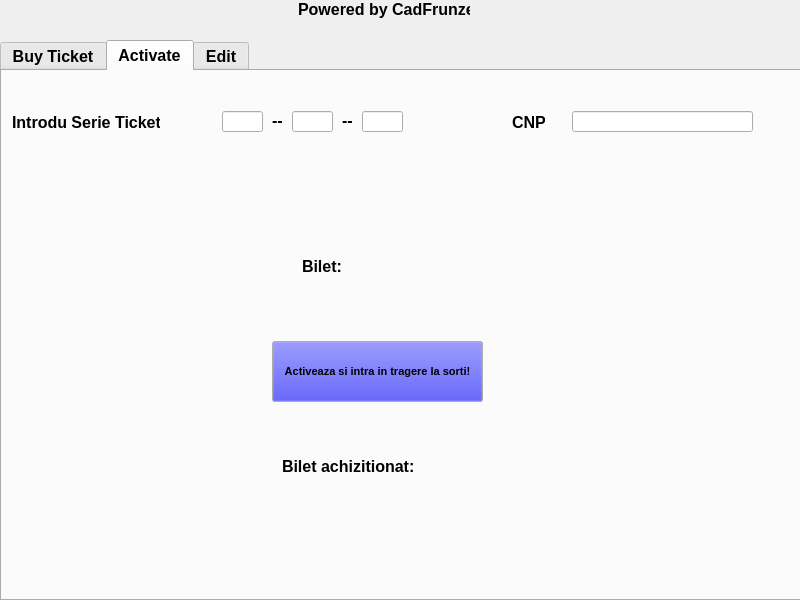
<?xml version="1.0" encoding="UTF-8"?>
<ui version="4.0">
 <author>Cadfrunze</author>
 <class>MainWindow</class>
 <widget class="QMainWindow" name="MainWindow">
  <property name="geometry">
   <rect>
    <x>0</x>
    <y>0</y>
    <width>800</width>
    <height>600</height>
   </rect>
  </property>
  <property name="sizePolicy">
   <sizepolicy hsizetype="Fixed" vsizetype="Fixed">
    <horstretch>0</horstretch>
    <verstretch>0</verstretch>
   </sizepolicy>
  </property>
  <property name="minimumSize">
   <size>
    <width>800</width>
    <height>600</height>
   </size>
  </property>
  <property name="maximumSize">
   <size>
    <width>800</width>
    <height>600</height>
   </size>
  </property>
  <property name="sizeIncrement">
   <size>
    <width>800</width>
    <height>600</height>
   </size>
  </property>
  <property name="baseSize">
   <size>
    <width>800</width>
    <height>600</height>
   </size>
  </property>
  <property name="windowTitle">
   <string>MainWindow</string>
  </property>
  <widget class="QWidget" name="centralwidget">
   <widget class="QLabel" name="label">
    <property name="geometry">
     <rect>
      <x>298</x>
      <y>0</y>
      <width>172</width>
      <height>22</height>
     </rect>
    </property>
    <property name="font">
     <font>
      <pointsize>12</pointsize>
      <bold>true</bold>
     </font>
    </property>
    <property name="frameShadow">
     <enum>QFrame::Plain</enum>
    </property>
    <property name="text">
     <string>Powered by CadFrunze</string>
    </property>
    <property name="alignment">
     <set>Qt::AlignLeading|Qt::AlignLeft|Qt::AlignTop</set>
    </property>
   </widget>
   <widget class="QTabWidget" name="tabWidget">
    <property name="geometry">
     <rect>
      <x>0</x>
      <y>40</y>
      <width>801</width>
      <height>561</height>
     </rect>
    </property>
    <property name="sizePolicy">
     <sizepolicy hsizetype="Fixed" vsizetype="Fixed">
      <horstretch>0</horstretch>
      <verstretch>0</verstretch>
     </sizepolicy>
    </property>
    <property name="font">
     <font>
      <pointsize>12</pointsize>
      <bold>true</bold>
     </font>
    </property>
    <property name="contextMenuPolicy">
     <enum>Qt::NoContextMenu</enum>
    </property>
    <property name="layoutDirection">
     <enum>Qt::LeftToRight</enum>
    </property>
    <property name="tabPosition">
     <enum>QTabWidget::North</enum>
    </property>
    <property name="currentIndex">
     <number>1</number>
    </property>
    <property name="iconSize">
     <size>
      <width>32</width>
      <height>32</height>
     </size>
    </property>
    <property name="elideMode">
     <enum>Qt::ElideLeft</enum>
    </property>
    <property name="documentMode">
     <bool>false</bool>
    </property>
    <property name="tabsClosable">
     <bool>false</bool>
    </property>
    <property name="movable">
     <bool>false</bool>
    </property>
    <property name="tabBarAutoHide">
     <bool>false</bool>
    </property>
    <widget class="QWidget" name="tab1">
     <property name="font">
      <font>
       <pointsize>12</pointsize>
       <bold>true</bold>
      </font>
     </property>
     <property name="contextMenuPolicy">
      <enum>Qt::NoContextMenu</enum>
     </property>
     <attribute name="title">
      <string>Buy Ticket</string>
     </attribute>
     <widget class="QWidget" name="tab1Panel" native="true">
      <property name="enabled">
       <bool>true</bool>
      </property>
      <property name="geometry">
       <rect>
        <x>380</x>
        <y>30</y>
        <width>401</width>
        <height>481</height>
       </rect>
      </property>
      <widget class="QLabel" name="label_11">
       <property name="geometry">
        <rect>
         <x>130</x>
         <y>10</y>
         <width>161</width>
         <height>22</height>
        </rect>
       </property>
       <property name="text">
        <string>Selecteaza Tip Ticket</string>
       </property>
      </widget>
      <widget class="QLabel" name="tab1LbPretBuc">
       <property name="geometry">
        <rect>
         <x>30</x>
         <y>130</y>
         <width>131</width>
         <height>22</height>
        </rect>
       </property>
       <property name="text">
        <string>Pret/buc: </string>
       </property>
      </widget>
      <widget class="QComboBox" name="tab1ListaBilete">
       <property name="geometry">
        <rect>
         <x>130</x>
         <y>40</y>
         <width>161</width>
         <height>22</height>
        </rect>
       </property>
      </widget>
      <widget class="QComboBox" name="tab1ListaCantitate">
       <property name="geometry">
        <rect>
         <x>340</x>
         <y>130</y>
         <width>51</width>
         <height>22</height>
        </rect>
       </property>
      </widget>
      <widget class="QLabel" name="label_13">
       <property name="geometry">
        <rect>
         <x>230</x>
         <y>140</y>
         <width>99</width>
         <height>12</height>
        </rect>
       </property>
       <property name="font">
        <font>
         <pointsize>7</pointsize>
         <bold>true</bold>
        </font>
       </property>
       <property name="text">
        <string>Selecteaza bucati bilete</string>
       </property>
      </widget>
      <widget class="QLabel" name="tab1LbCost">
       <property name="geometry">
        <rect>
         <x>110</x>
         <y>260</y>
         <width>211</width>
         <height>51</height>
        </rect>
       </property>
       <property name="text">
        <string>Cost: </string>
       </property>
      </widget>
      <widget class="QPushButton" name="tab1ButBuy">
       <property name="geometry">
        <rect>
         <x>110</x>
         <y>363</y>
         <width>211</width>
         <height>71</height>
        </rect>
       </property>
       <property name="palette">
        <palette>
         <active>
          <colorrole role="Button">
           <brush brushstyle="SolidPattern">
            <color alpha="255">
             <red>0</red>
             <green>0</green>
             <blue>255</blue>
            </color>
           </brush>
          </colorrole>
         </active>
         <inactive>
          <colorrole role="Button">
           <brush brushstyle="SolidPattern">
            <color alpha="255">
             <red>0</red>
             <green>0</green>
             <blue>255</blue>
            </color>
           </brush>
          </colorrole>
         </inactive>
         <disabled>
          <colorrole role="Button">
           <brush brushstyle="SolidPattern">
            <color alpha="255">
             <red>0</red>
             <green>0</green>
             <blue>255</blue>
            </color>
           </brush>
          </colorrole>
         </disabled>
        </palette>
       </property>
       <property name="cursor">
        <cursorShape>OpenHandCursor</cursorShape>
       </property>
       <property name="text">
        <string>Plateste:</string>
       </property>
      </widget>
     </widget>
     <widget class="QWidget" name="layoutWidget">
      <property name="geometry">
       <rect>
        <x>60</x>
        <y>70</y>
        <width>273</width>
        <height>156</height>
       </rect>
      </property>
      <layout class="QGridLayout" name="gridLayout">
       <item row="2" column="1">
        <widget class="QLabel" name="label_9">
         <property name="palette">
          <palette>
           <active>
            <colorrole role="WindowText">
             <brush brushstyle="SolidPattern">
              <color alpha="255">
               <red>255</red>
               <green>0</green>
               <blue>0</blue>
              </color>
             </brush>
            </colorrole>
            <colorrole role="Text">
             <brush brushstyle="SolidPattern">
              <color alpha="255">
               <red>0</red>
               <green>0</green>
               <blue>0</blue>
              </color>
             </brush>
            </colorrole>
           </active>
           <inactive>
            <colorrole role="WindowText">
             <brush brushstyle="SolidPattern">
              <color alpha="255">
               <red>255</red>
               <green>0</green>
               <blue>0</blue>
              </color>
             </brush>
            </colorrole>
            <colorrole role="Text">
             <brush brushstyle="SolidPattern">
              <color alpha="255">
               <red>0</red>
               <green>0</green>
               <blue>0</blue>
              </color>
             </brush>
            </colorrole>
           </inactive>
           <disabled/>
          </palette>
         </property>
         <property name="text">
          <string>*</string>
         </property>
        </widget>
       </item>
       <item row="2" column="0">
        <widget class="QLabel" name="label_4">
         <property name="text">
          <string>CNP</string>
         </property>
        </widget>
       </item>
       <item row="3" column="0">
        <widget class="QLabel" name="label_5">
         <property name="text">
          <string>Email</string>
         </property>
        </widget>
       </item>
       <item row="0" column="1">
        <widget class="QLabel" name="label_7">
         <property name="palette">
          <palette>
           <active>
            <colorrole role="WindowText">
             <brush brushstyle="SolidPattern">
              <color alpha="255">
               <red>255</red>
               <green>0</green>
               <blue>0</blue>
              </color>
             </brush>
            </colorrole>
            <colorrole role="Text">
             <brush brushstyle="SolidPattern">
              <color alpha="255">
               <red>0</red>
               <green>0</green>
               <blue>0</blue>
              </color>
             </brush>
            </colorrole>
           </active>
           <inactive>
            <colorrole role="WindowText">
             <brush brushstyle="SolidPattern">
              <color alpha="255">
               <red>255</red>
               <green>0</green>
               <blue>0</blue>
              </color>
             </brush>
            </colorrole>
            <colorrole role="Text">
             <brush brushstyle="SolidPattern">
              <color alpha="255">
               <red>0</red>
               <green>0</green>
               <blue>0</blue>
              </color>
             </brush>
            </colorrole>
           </inactive>
           <disabled/>
          </palette>
         </property>
         <property name="text">
          <string>*</string>
         </property>
        </widget>
       </item>
       <item row="3" column="3">
        <widget class="QLineEdit" name="tab1TfEmail"/>
       </item>
       <item row="1" column="0">
        <widget class="QLabel" name="label_3">
         <property name="text">
          <string>Prenume</string>
         </property>
        </widget>
       </item>
       <item row="4" column="0">
        <widget class="QLabel" name="label_6">
         <property name="text">
          <string>Telefon</string>
         </property>
        </widget>
       </item>
       <item row="2" column="3">
        <widget class="QLineEdit" name="tab1TfCnp"/>
       </item>
       <item row="0" column="0">
        <widget class="QLabel" name="label_2">
         <property name="text">
          <string>Nume</string>
         </property>
        </widget>
       </item>
       <item row="0" column="3">
        <widget class="QLineEdit" name="tab1TfNume"/>
       </item>
       <item row="1" column="3">
        <widget class="QLineEdit" name="tab1TfPrenume"/>
       </item>
       <item row="1" column="1">
        <widget class="QLabel" name="label_8">
         <property name="palette">
          <palette>
           <active>
            <colorrole role="WindowText">
             <brush brushstyle="SolidPattern">
              <color alpha="255">
               <red>255</red>
               <green>0</green>
               <blue>0</blue>
              </color>
             </brush>
            </colorrole>
            <colorrole role="Text">
             <brush brushstyle="SolidPattern">
              <color alpha="255">
               <red>0</red>
               <green>0</green>
               <blue>0</blue>
              </color>
             </brush>
            </colorrole>
           </active>
           <inactive>
            <colorrole role="WindowText">
             <brush brushstyle="SolidPattern">
              <color alpha="255">
               <red>255</red>
               <green>0</green>
               <blue>0</blue>
              </color>
             </brush>
            </colorrole>
            <colorrole role="Text">
             <brush brushstyle="SolidPattern">
              <color alpha="255">
               <red>0</red>
               <green>0</green>
               <blue>0</blue>
              </color>
             </brush>
            </colorrole>
           </inactive>
           <disabled/>
          </palette>
         </property>
         <property name="text">
          <string>*</string>
         </property>
        </widget>
       </item>
       <item row="4" column="3">
        <widget class="QLineEdit" name="tab1TfTelefon"/>
       </item>
       <item row="3" column="1">
        <widget class="QLabel" name="label_10">
         <property name="palette">
          <palette>
           <active>
            <colorrole role="WindowText">
             <brush brushstyle="SolidPattern">
              <color alpha="255">
               <red>255</red>
               <green>0</green>
               <blue>0</blue>
              </color>
             </brush>
            </colorrole>
            <colorrole role="Text">
             <brush brushstyle="SolidPattern">
              <color alpha="255">
               <red>0</red>
               <green>0</green>
               <blue>0</blue>
              </color>
             </brush>
            </colorrole>
           </active>
           <inactive>
            <colorrole role="WindowText">
             <brush brushstyle="SolidPattern">
              <color alpha="255">
               <red>255</red>
               <green>0</green>
               <blue>0</blue>
              </color>
             </brush>
            </colorrole>
            <colorrole role="Text">
             <brush brushstyle="SolidPattern">
              <color alpha="255">
               <red>0</red>
               <green>0</green>
               <blue>0</blue>
              </color>
             </brush>
            </colorrole>
           </inactive>
           <disabled/>
          </palette>
         </property>
         <property name="text">
          <string>*</string>
         </property>
        </widget>
       </item>
      </layout>
     </widget>
     <widget class="QLabel" name="tab1LbCredential">
      <property name="geometry">
       <rect>
        <x>20</x>
        <y>260</y>
        <width>321</width>
        <height>16</height>
       </rect>
      </property>
      <property name="text">
       <string/>
      </property>
     </widget>
    </widget>
    <widget class="QWidget" name="tab2">
     <attribute name="title">
      <string>Activate</string>
     </attribute>
     <widget class="QLineEdit" name="tab2TfSerie1">
      <property name="geometry">
       <rect>
        <x>220</x>
        <y>40</y>
        <width>41</width>
        <height>21</height>
       </rect>
      </property>
      <property name="maxLength">
       <number>3</number>
      </property>
     </widget>
     <widget class="QLabel" name="label_14">
      <property name="geometry">
       <rect>
        <x>10</x>
        <y>40</y>
        <width>148</width>
        <height>22</height>
       </rect>
      </property>
      <property name="text">
       <string>Introdu Serie Ticket</string>
      </property>
     </widget>
     <widget class="QLineEdit" name="tab2TfSerie2">
      <property name="geometry">
       <rect>
        <x>290</x>
        <y>40</y>
        <width>41</width>
        <height>21</height>
       </rect>
      </property>
      <property name="maxLength">
       <number>3</number>
      </property>
     </widget>
     <widget class="QLineEdit" name="tab2TfSerie3">
      <property name="geometry">
       <rect>
        <x>360</x>
        <y>40</y>
        <width>41</width>
        <height>21</height>
       </rect>
      </property>
      <property name="maxLength">
       <number>3</number>
      </property>
     </widget>
     <widget class="QLabel" name="label_15">
      <property name="geometry">
       <rect>
        <x>270</x>
        <y>40</y>
        <width>13</width>
        <height>22</height>
       </rect>
      </property>
      <property name="text">
       <string>--</string>
      </property>
      <property name="alignment">
       <set>Qt::AlignLeading|Qt::AlignLeft|Qt::AlignTop</set>
      </property>
     </widget>
     <widget class="QLabel" name="label_16">
      <property name="geometry">
       <rect>
        <x>340</x>
        <y>40</y>
        <width>13</width>
        <height>22</height>
       </rect>
      </property>
      <property name="text">
       <string>--</string>
      </property>
      <property name="alignment">
       <set>Qt::AlignLeading|Qt::AlignLeft|Qt::AlignTop</set>
      </property>
     </widget>
     <widget class="QLabel" name="label_17">
      <property name="geometry">
       <rect>
        <x>510</x>
        <y>40</y>
        <width>33</width>
        <height>22</height>
       </rect>
      </property>
      <property name="text">
       <string>CNP</string>
      </property>
     </widget>
     <widget class="QLineEdit" name="tab2TfCnp">
      <property name="geometry">
       <rect>
        <x>570</x>
        <y>40</y>
        <width>181</width>
        <height>21</height>
       </rect>
      </property>
     </widget>
     <widget class="QWidget" name="tab2Panel" native="true">
      <property name="geometry">
       <rect>
        <x>20</x>
        <y>130</y>
        <width>751</width>
        <height>371</height>
       </rect>
      </property>
      <widget class="QLabel" name="tab2LbRezultat">
       <property name="geometry">
        <rect>
         <x>280</x>
         <y>40</y>
         <width>181</width>
         <height>51</height>
        </rect>
       </property>
       <property name="text">
        <string>Bilet: </string>
       </property>
      </widget>
      <widget class="QPushButton" name="tab2ButActiveaza">
       <property name="geometry">
        <rect>
         <x>250</x>
         <y>140</y>
         <width>211</width>
         <height>61</height>
        </rect>
       </property>
       <property name="palette">
        <palette>
         <active>
          <colorrole role="Button">
           <brush brushstyle="SolidPattern">
            <color alpha="255">
             <red>0</red>
             <green>0</green>
             <blue>255</blue>
            </color>
           </brush>
          </colorrole>
         </active>
         <inactive>
          <colorrole role="Button">
           <brush brushstyle="SolidPattern">
            <color alpha="255">
             <red>0</red>
             <green>0</green>
             <blue>255</blue>
            </color>
           </brush>
          </colorrole>
         </inactive>
         <disabled>
          <colorrole role="Button">
           <brush brushstyle="SolidPattern">
            <color alpha="255">
             <red>0</red>
             <green>0</green>
             <blue>255</blue>
            </color>
           </brush>
          </colorrole>
         </disabled>
        </palette>
       </property>
       <property name="font">
        <font>
         <pointsize>8</pointsize>
         <bold>true</bold>
        </font>
       </property>
       <property name="cursor">
        <cursorShape>OpenHandCursor</cursorShape>
       </property>
       <property name="text">
        <string>Activeaza si intra in tragere la sorti!</string>
       </property>
      </widget>
      <widget class="QLabel" name="tab2LbAchizitionat">
       <property name="geometry">
        <rect>
         <x>260</x>
         <y>250</y>
         <width>251</width>
         <height>31</height>
        </rect>
       </property>
       <property name="text">
        <string>Bilet achizitionat:</string>
       </property>
      </widget>
     </widget>
    </widget>
    <widget class="QWidget" name="tab3">
     <attribute name="title">
      <string>Edit</string>
     </attribute>
     <widget class="QLabel" name="label_18">
      <property name="geometry">
       <rect>
        <x>20</x>
        <y>40</y>
        <width>148</width>
        <height>22</height>
       </rect>
      </property>
      <property name="text">
       <string>Introdu Serie Ticket</string>
      </property>
     </widget>
     <widget class="QLineEdit" name="tab3TfSerie1">
      <property name="geometry">
       <rect>
        <x>230</x>
        <y>40</y>
        <width>41</width>
        <height>21</height>
       </rect>
      </property>
      <property name="maxLength">
       <number>3</number>
      </property>
     </widget>
     <widget class="QLineEdit" name="tab3TfSerie3">
      <property name="geometry">
       <rect>
        <x>370</x>
        <y>40</y>
        <width>41</width>
        <height>21</height>
       </rect>
      </property>
      <property name="maxLength">
       <number>3</number>
      </property>
     </widget>
     <widget class="QLabel" name="label_19">
      <property name="geometry">
       <rect>
        <x>280</x>
        <y>40</y>
        <width>13</width>
        <height>22</height>
       </rect>
      </property>
      <property name="text">
       <string>--</string>
      </property>
      <property name="alignment">
       <set>Qt::AlignLeading|Qt::AlignLeft|Qt::AlignTop</set>
      </property>
     </widget>
     <widget class="QLabel" name="label_20">
      <property name="geometry">
       <rect>
        <x>350</x>
        <y>40</y>
        <width>13</width>
        <height>22</height>
       </rect>
      </property>
      <property name="text">
       <string>--</string>
      </property>
      <property name="alignment">
       <set>Qt::AlignLeading|Qt::AlignLeft|Qt::AlignTop</set>
      </property>
     </widget>
     <widget class="QLabel" name="label_21">
      <property name="geometry">
       <rect>
        <x>520</x>
        <y>40</y>
        <width>33</width>
        <height>22</height>
       </rect>
      </property>
      <property name="text">
       <string>CNP</string>
      </property>
     </widget>
     <widget class="QLineEdit" name="tab3TfSerie2">
      <property name="geometry">
       <rect>
        <x>300</x>
        <y>40</y>
        <width>41</width>
        <height>21</height>
       </rect>
      </property>
      <property name="maxLength">
       <number>3</number>
      </property>
     </widget>
     <widget class="QLineEdit" name="tab3TfCnp">
      <property name="geometry">
       <rect>
        <x>580</x>
        <y>40</y>
        <width>181</width>
        <height>21</height>
       </rect>
      </property>
     </widget>
     <widget class="QWidget" name="tab3Panel" native="true">
      <property name="geometry">
       <rect>
        <x>20</x>
        <y>110</y>
        <width>751</width>
        <height>391</height>
       </rect>
      </property>
      <widget class="QLabel" name="tab3LbNume">
       <property name="geometry">
        <rect>
         <x>20</x>
         <y>30</y>
         <width>181</width>
         <height>16</height>
        </rect>
       </property>
       <property name="text">
        <string>Nume: </string>
       </property>
      </widget>
      <widget class="QLabel" name="tab3LbPrenume">
       <property name="geometry">
        <rect>
         <x>250</x>
         <y>30</y>
         <width>281</width>
         <height>16</height>
        </rect>
       </property>
       <property name="text">
        <string>Prenume:</string>
       </property>
      </widget>
      <widget class="QLabel" name="tab3LbCnp">
       <property name="geometry">
        <rect>
         <x>550</x>
         <y>30</y>
         <width>191</width>
         <height>16</height>
        </rect>
       </property>
       <property name="text">
        <string>CNP: </string>
       </property>
      </widget>
      <widget class="QLabel" name="label_24">
       <property name="geometry">
        <rect>
         <x>20</x>
         <y>80</y>
         <width>41</width>
         <height>22</height>
        </rect>
       </property>
       <property name="text">
        <string>Email</string>
       </property>
       <property name="textFormat">
        <enum>Qt::PlainText</enum>
       </property>
      </widget>
      <widget class="QLabel" name="label_25">
       <property name="geometry">
        <rect>
         <x>430</x>
         <y>80</y>
         <width>56</width>
         <height>22</height>
        </rect>
       </property>
       <property name="text">
        <string>Telefon</string>
       </property>
      </widget>
      <widget class="QLineEdit" name="tab3TfEmail">
       <property name="geometry">
        <rect>
         <x>90</x>
         <y>80</y>
         <width>171</width>
         <height>21</height>
        </rect>
       </property>
      </widget>
      <widget class="QLineEdit" name="tab3TfTelefon">
       <property name="geometry">
        <rect>
         <x>510</x>
         <y>80</y>
         <width>191</width>
         <height>21</height>
        </rect>
       </property>
      </widget>
      <widget class="QPushButton" name="tab3ButSave">
       <property name="geometry">
        <rect>
         <x>300</x>
         <y>170</y>
         <width>151</width>
         <height>61</height>
        </rect>
       </property>
       <property name="palette">
        <palette>
         <active>
          <colorrole role="Button">
           <brush brushstyle="SolidPattern">
            <color alpha="255">
             <red>0</red>
             <green>255</green>
             <blue>0</blue>
            </color>
           </brush>
          </colorrole>
         </active>
         <inactive>
          <colorrole role="Button">
           <brush brushstyle="SolidPattern">
            <color alpha="255">
             <red>0</red>
             <green>255</green>
             <blue>0</blue>
            </color>
           </brush>
          </colorrole>
         </inactive>
         <disabled>
          <colorrole role="Button">
           <brush brushstyle="SolidPattern">
            <color alpha="255">
             <red>0</red>
             <green>255</green>
             <blue>0</blue>
            </color>
           </brush>
          </colorrole>
         </disabled>
        </palette>
       </property>
       <property name="cursor">
        <cursorShape>OpenHandCursor</cursorShape>
       </property>
       <property name="text">
        <string>Save!</string>
       </property>
      </widget>
      <widget class="QPushButton" name="tab3ButDelete">
       <property name="geometry">
        <rect>
         <x>300</x>
         <y>250</y>
         <width>151</width>
         <height>61</height>
        </rect>
       </property>
       <property name="palette">
        <palette>
         <active>
          <colorrole role="Button">
           <brush brushstyle="SolidPattern">
            <color alpha="255">
             <red>255</red>
             <green>0</green>
             <blue>0</blue>
            </color>
           </brush>
          </colorrole>
         </active>
         <inactive>
          <colorrole role="Button">
           <brush brushstyle="SolidPattern">
            <color alpha="255">
             <red>255</red>
             <green>0</green>
             <blue>0</blue>
            </color>
           </brush>
          </colorrole>
         </inactive>
         <disabled>
          <colorrole role="Button">
           <brush brushstyle="SolidPattern">
            <color alpha="255">
             <red>255</red>
             <green>0</green>
             <blue>0</blue>
            </color>
           </brush>
          </colorrole>
         </disabled>
        </palette>
       </property>
       <property name="cursor">
        <cursorShape>OpenHandCursor</cursorShape>
       </property>
       <property name="text">
        <string>Delete!</string>
       </property>
      </widget>
      <widget class="QLabel" name="tab3LbPremiu">
       <property name="geometry">
        <rect>
         <x>10</x>
         <y>190</y>
         <width>251</width>
         <height>16</height>
        </rect>
       </property>
       <property name="text">
        <string>Premiu Castigat:</string>
       </property>
      </widget>
     </widget>
    </widget>
   </widget>
  </widget>
 </widget>
 <resources/>
 <connections/>
</ui>
